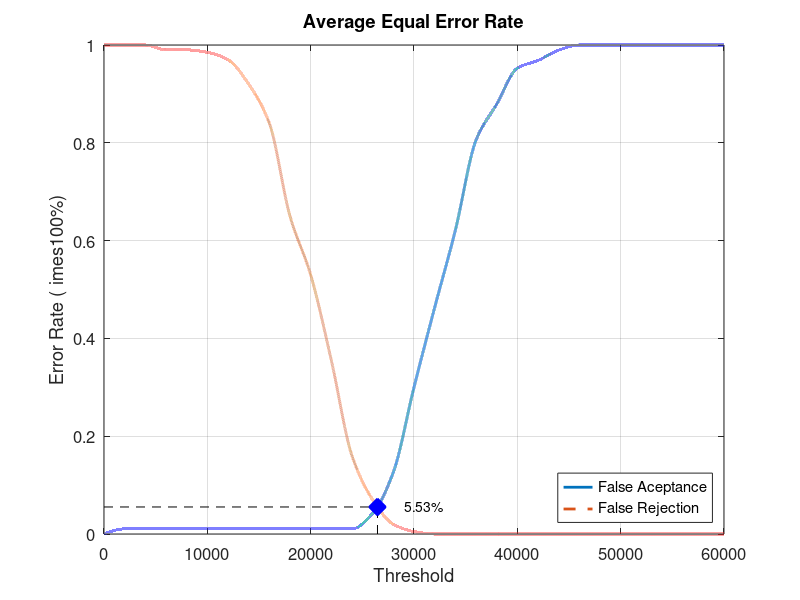
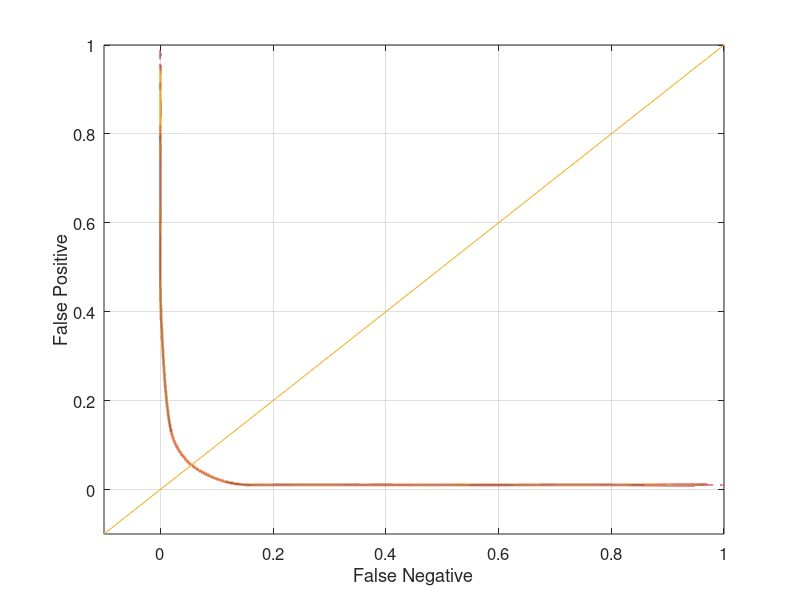

Write the MATLAB code that produced these figures, in order.
close all;
clear;
clc;
x = 0:2000:60000;
xq = 0:0.5:60000;

y0 = [0 0.0105263 0.0105263 0.0105263 0.0105263 0.0105263 0.0105263 0.0105263 0.0105263 0.0105263 0.0105263 0.0105263 0.0105263 0.0421053 0.126316 0.3 0.463158 0.621053 0.805263 0.878947 0.952632 0.968421 0.989474 1 1 1 1 1 1 1 1]
yy0 = interp1(x, y0, xq, 'pchip');
y1 = [1 1 1 0.99 0.99 0.985 0.97 0.92 0.84 0.65 0.53 0.355 0.16 0.07 0.02 0.005 0 0 0 0 0 0 0 0 0 0 0 0 0 0 0]
yy1 = interp1(x, y1, xq, 'pchip');

% Calculating EER: 
y2 = abs(y0 - y1);
find(y2 == min(y2))
yy2 = abs(yy0 - yy1);
xEER = find(yy2 == min(yy2));
xEERIndex = xq(xEER) % X-axis EER
yEER = yy0(xEER) % Y-axis EER

main = figure
plot(xq, yy0,'-','LineWidth', 2);	hold on
plot(xq, yy1,'--','LineWidth', 2);	hold on
plot([xEERIndex xEERIndex], [0 yEER], 'k--');	hold on
plot([0 xEERIndex], [yEER yEER], 'k--');	hold on
plot(xEERIndex, yEER, 'bx', 'LineWidth', 10);	hold on
text(xEERIndex + 10 * xEERIndex / 100, yEER, [num2str(round((10000 * yEER)) / 100) '%'])
legend('False Aceptance', 'False Rejection', 'Location', 'SouthEast')
xlabel('Threshold')
ylabel('Error Rate (	imes100%)')
title('Average Equal Error Rate')
set(gca, 'FontSize', 12)
axis([0 60000 0 1])
grid on

print(main, 'Database1_4Main', '-dpng');
FNRxFPR = figure('Color', [1 1 1]);
plot(yy1, yy0, '-', yy1, yy0, 'LineWidth', 2);
hold on
y = -0.1:0.1:1
plot(y, y); 
set(gca, 'FontSize', 12)
xlabel('False Negative')
ylabel('False Positive')
axis([-0.1 1 -0.1 1])
set(gca, 'FontSize', 12)
grid on

print(FNRxFPR, 'Database1_4FNRxFPR','-dpng');
